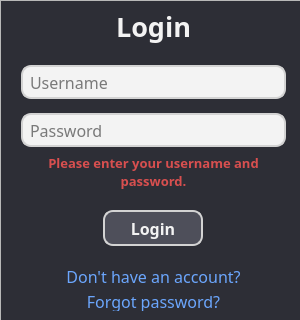
           <widget class="QFrame" name="loginFrame">
            <property name="enabled">
             <bool>true</bool>
            </property>
            <property name="minimumSize">
             <size>
              <width>300</width>
              <height>320</height>
             </size>
            </property>
            <property name="maximumSize">
             <size>
              <width>300</width>
              <height>320</height>
             </size>
            </property>
            <property name="styleSheet">
             <string notr="true">#loginFrame {
	background-color: #2d2e36;
    border: none;
}</string>
            </property>
            <property name="frameShape">
             <enum>QFrame::Shape::StyledPanel</enum>
            </property>
            <property name="frameShadow">
             <enum>QFrame::Shadow::Raised</enum>
            </property>
            <layout class="QGridLayout" name="gridLayout_7">
             <property name="leftMargin">
              <number>0</number>
             </property>
             <property name="topMargin">
              <number>0</number>
             </property>
             <property name="rightMargin">
              <number>0</number>
             </property>
             <property name="bottomMargin">
              <number>0</number>
             </property>
             <property name="spacing">
              <number>0</number>
             </property>
             <item row="0" column="0">
              <widget class="QFrame" name="loginVerticalFrame">
               <property name="enabled">
                <bool>true</bool>
               </property>
               <property name="sizePolicy">
                <sizepolicy hsizetype="Expanding" vsizetype="Expanding">
                 <horstretch>0</horstretch>
                 <verstretch>0</verstretch>
                </sizepolicy>
               </property>
               <property name="minimumSize">
                <size>
                 <width>300</width>
                 <height>320</height>
                </size>
               </property>
               <property name="maximumSize">
                <size>
                 <width>300</width>
                 <height>320</height>
                </size>
               </property>
               <property name="cursor">
                <cursorShape>ArrowCursor</cursorShape>
               </property>
               <property name="styleSheet">
                <string notr="true">#loginVerticalFrame {
	background-color: #2d2e36;
	border: none;
}</string>
               </property>
               <layout class="QVBoxLayout" name="verticalLayout_30">
                <property name="spacing">
                 <number>5</number>
                </property>
                <property name="leftMargin">
                 <number>20</number>
                </property>
                <property name="topMargin">
                 <number>0</number>
                </property>
                <property name="rightMargin">
                 <number>15</number>
                </property>
                <property name="bottomMargin">
                 <number>10</number>
                </property>
                <item>
                 <widget class="QLabel" name="loginLabel">
                  <property name="minimumSize">
                   <size>
                    <width>0</width>
                    <height>50</height>
                   </size>
                  </property>
                  <property name="maximumSize">
                   <size>
                    <width>16777215</width>
                    <height>70</height>
                   </size>
                  </property>
                  <property name="font">
                   <font>
                    <family>Cairo</family>
                    <pointsize>-1</pointsize>
                    <bold>true</bold>
                   </font>
                  </property>
                  <property name="styleSheet">
                   <string notr="true">#loginLabel {
	background-color: #2d2e36;
	color: #f3f3f3;
    font-size: 27px;
    font-family: Cairo;
}</string>
                  </property>
                  <property name="text">
                   <string>Login</string>
                  </property>
                  <property name="alignment">
                   <set>Qt::AlignmentFlag::AlignCenter</set>
                  </property>
                  <property name="margin">
                   <number>0</number>
                  </property>
                 </widget>
                </item>
                <item>
                 <widget class="QFrame" name="loginLineEditsVerticalFrame">
                  <property name="minimumSize">
                   <size>
                    <width>265</width>
                    <height>100</height>
                   </size>
                  </property>
                  <property name="maximumSize">
                   <size>
                    <width>265</width>
                    <height>100</height>
                   </size>
                  </property>
                  <property name="styleSheet">
                   <string notr="true">#loginLineEditsVerticalFrame {
	background-color: #2d2e36;
	border: none;
}</string>
                  </property>
                  <layout class="QVBoxLayout" name="verticalLayout_31">
                   <property name="spacing">
                    <number>5</number>
                   </property>
                   <property name="leftMargin">
                    <number>0</number>
                   </property>
                   <property name="topMargin">
                    <number>0</number>
                   </property>
                   <property name="rightMargin">
                    <number>0</number>
                   </property>
                   <property name="bottomMargin">
                    <number>0</number>
                   </property>
                   <item>
                    <widget class="QLineEdit" name="loginUsernameLineEdit">
                     <property name="sizePolicy">
                      <sizepolicy hsizetype="Expanding" vsizetype="Expanding">
                       <horstretch>0</horstretch>
                       <verstretch>0</verstretch>
                      </sizepolicy>
                     </property>
                     <property name="minimumSize">
                      <size>
                       <width>265</width>
                       <height>34</height>
                      </size>
                     </property>
                     <property name="maximumSize">
                      <size>
                       <width>16777215</width>
                       <height>34</height>
                      </size>
                     </property>
                     <property name="font">
                      <font>
                       <family>Cairo</family>
                       <pointsize>-1</pointsize>
                      </font>
                     </property>
                     <property name="toolTip">
                      <string>&lt;html&gt;&lt;head/&gt;&lt;body&gt;&lt;p&gt;Enter your account username. If you don't have an account you can create one below.&lt;/p&gt;&lt;/body&gt;&lt;/html&gt;</string>
                     </property>
                     <property name="styleSheet">
                      <string notr="true">#loginUsernameLineEdit {
    background-color: #f3f3f3;
    border: 2px solid lightgray;
    border-radius: 10px; 
    padding: 0px 5px;
    color: black;
    font-size: 16px;
    font-family: Cairo;
}</string>
                     </property>
                     <property name="text">
                      <string/>
                     </property>
                     <property name="placeholderText">
                      <string>Username</string>
                     </property>
                    </widget>
                   </item>
                   <item>
                    <widget class="QLineEdit" name="loginPasswordLineEdit">
                     <property name="sizePolicy">
                      <sizepolicy hsizetype="Expanding" vsizetype="Expanding">
                       <horstretch>0</horstretch>
                       <verstretch>0</verstretch>
                      </sizepolicy>
                     </property>
                     <property name="minimumSize">
                      <size>
                       <width>265</width>
                       <height>34</height>
                      </size>
                     </property>
                     <property name="maximumSize">
                      <size>
                       <width>16777215</width>
                       <height>34</height>
                      </size>
                     </property>
                     <property name="font">
                      <font>
                       <family>Cairo</family>
                       <pointsize>-1</pointsize>
                       <bold>false</bold>
                      </font>
                     </property>
                     <property name="toolTip">
                      <string>&lt;html&gt;&lt;head/&gt;&lt;body&gt;&lt;p&gt;Enter your password, if you forgot it you can reset it below.&lt;/p&gt;&lt;/body&gt;&lt;/html&gt;</string>
                     </property>
                     <property name="styleSheet">
                      <string notr="true">#loginPasswordLineEdit {
    background-color: #f3f3f3;
    border: 2px solid lightgray;
    border-radius: 10px;
    padding: 0px 5px;
    color: black;
    font-size: 16px;
    font-family: Cairo;
}

</string>
                     </property>
                     <property name="text">
                      <string/>
                     </property>
                     <property name="echoMode">
                      <enum>QLineEdit::EchoMode::Password</enum>
                     </property>
                     <property name="placeholderText">
                      <string>Password</string>
                     </property>
                    </widget>
                   </item>
                  </layout>
                 </widget>
                </item>
                <item>
                 <widget class="QLabel" name="loginErrorMessageLabel">
                  <property name="sizePolicy">
                   <sizepolicy hsizetype="Expanding" vsizetype="Expanding">
                    <horstretch>0</horstretch>
                    <verstretch>0</verstretch>
                   </sizepolicy>
                  </property>
                  <property name="minimumSize">
                   <size>
                    <width>252</width>
                    <height>20</height>
                   </size>
                  </property>
                  <property name="maximumSize">
                   <size>
                    <width>16777215</width>
                    <height>50</height>
                   </size>
                  </property>
                  <property name="font">
                   <font>
                    <family>Cairo</family>
                    <pointsize>-1</pointsize>
                    <bold>true</bold>
                   </font>
                  </property>
                  <property name="styleSheet">
                   <string notr="true">#loginErrorMessageLabel {
	background-color: #2d2e36;
	color: #d84f4f;
    font-size: 13px;
    font-family: Cairo;
}</string>
                  </property>
                  <property name="text">
                   <string>&lt;html&gt;&lt;head/&gt;&lt;body&gt;&lt;p&gt;Please enter your username and password.&lt;/p&gt;&lt;/body&gt;&lt;/html&gt;</string>
                  </property>
                  <property name="alignment">
                   <set>Qt::AlignmentFlag::AlignCenter</set>
                  </property>
                  <property name="wordWrap">
                   <bool>true</bool>
                  </property>
                  <property name="textInteractionFlags">
                   <set>Qt::TextInteractionFlag::LinksAccessibleByMouse|Qt::TextInteractionFlag::TextSelectableByMouse</set>
                  </property>
                 </widget>
                </item>
                <item>
                 <widget class="QFrame" name="loginButtonFrame">
                  <property name="maximumSize">
                   <size>
                    <width>300</width>
                    <height>70</height>
                   </size>
                  </property>
                  <property name="styleSheet">
                   <string notr="true">#loginButtonFrame {
	background-color: #2d2e36;
}</string>
                  </property>
                  <layout class="QHBoxLayout" name="horizontalLayout_38">
                   <property name="spacing">
                    <number>0</number>
                   </property>
                   <property name="leftMargin">
                    <number>0</number>
                   </property>
                   <property name="topMargin">
                    <number>15</number>
                   </property>
                   <property name="rightMargin">
                    <number>0</number>
                   </property>
                   <property name="bottomMargin">
                    <number>15</number>
                   </property>
                   <item>
                    <widget class="QPushButton" name="loginPushButton">
                     <property name="maximumSize">
                      <size>
                       <width>100</width>
                       <height>36</height>
                      </size>
                     </property>
                     <property name="font">
                      <font>
                       <family>Cairo</family>
                       <pointsize>-1</pointsize>
                       <bold>true</bold>
                      </font>
                     </property>
                     <property name="cursor">
                      <cursorShape>PointingHandCursor</cursorShape>
                     </property>
                     <property name="toolTip">
                      <string>&lt;html&gt;&lt;head/&gt;&lt;body&gt;&lt;p&gt;Log into your account.&lt;/p&gt;&lt;/body&gt;&lt;/html&gt;</string>
                     </property>
                     <property name="styleSheet">
                      <string notr="true">#loginPushButton  {
    background-color: #4e4f5a;
    border: 2px solid lightgray;
    border-radius: 10px;
    padding: 5px;
    color: #f3f3f3;
    font-size: 16px;
    font-family: Cairo;
}

#loginPushButton:hover {
    background-color: #464751; 
	border-color: #d7d7d7;
}

#loginPushButton:pressed {
    background-color: #383840; 
	border-color:#d7d7d7;
}</string>
                     </property>
                     <property name="text">
                      <string>Login</string>
                     </property>
                    </widget>
                   </item>
                  </layout>
                 </widget>
                </item>
                <item>
                 <widget class="QLabel" name="moveToRegisterLabel">
                  <property name="sizePolicy">
                   <sizepolicy hsizetype="Expanding" vsizetype="Expanding">
                    <horstretch>0</horstretch>
                    <verstretch>0</verstretch>
                   </sizepolicy>
                  </property>
                  <property name="minimumSize">
                   <size>
                    <width>250</width>
                    <height>20</height>
                   </size>
                  </property>
                  <property name="maximumSize">
                   <size>
                    <width>16777215</width>
                    <height>20</height>
                   </size>
                  </property>
                  <property name="font">
                   <font>
                    <family>Cairo</family>
                    <pointsize>-1</pointsize>
                    <bold>false</bold>
                   </font>
                  </property>
                  <property name="cursor">
                   <cursorShape>PointingHandCursor</cursorShape>
                  </property>
                  <property name="toolTip">
                   <string>&lt;html&gt;&lt;head/&gt;&lt;body&gt;&lt;p&gt;Register a new account.&lt;/p&gt;&lt;/body&gt;&lt;/html&gt;</string>
                  </property>
                  <property name="styleSheet">
                   <string notr="true">#moveToRegisterLabel {
	background-color: #2d2e36;
	color: #6ba6fd;
    font-size: 16px;
    font-family: Cairo;
}

#moveToRegisterLabel:hover {
	color: #6095e3;
}
</string>
                  </property>
                  <property name="text">
                   <string>Don't have an account?</string>
                  </property>
                  <property name="alignment">
                   <set>Qt::AlignmentFlag::AlignCenter</set>
                  </property>
                 </widget>
                </item>
                <item>
                 <widget class="QLabel" name="moveToForgotPasswordLabel">
                  <property name="sizePolicy">
                   <sizepolicy hsizetype="Expanding" vsizetype="Expanding">
                    <horstretch>0</horstretch>
                    <verstretch>0</verstretch>
                   </sizepolicy>
                  </property>
                  <property name="minimumSize">
                   <size>
                    <width>250</width>
                    <height>20</height>
                   </size>
                  </property>
                  <property name="maximumSize">
                   <size>
                    <width>16777215</width>
                    <height>20</height>
                   </size>
                  </property>
                  <property name="font">
                   <font>
                    <family>Cairo</family>
                    <pointsize>-1</pointsize>
                    <bold>false</bold>
                   </font>
                  </property>
                  <property name="cursor">
                   <cursorShape>PointingHandCursor</cursorShape>
                  </property>
                  <property name="toolTip">
                   <string>&lt;html&gt;&lt;head/&gt;&lt;body&gt;&lt;p&gt;Reset your account password with account email address.&lt;/p&gt;&lt;/body&gt;&lt;/html&gt;</string>
                  </property>
                  <property name="styleSheet">
                   <string notr="true">#moveToForgotPasswordLabel {
	background-color: #2d2e36;
	color: #6ba6fd;
    font-size: 16px;
    font-family: Cairo;
}

#moveToForgotPasswordLabel:hover {
	color: #6095e3;
}
</string>
                  </property>
                  <property name="text">
                   <string>Forgot password?</string>
                  </property>
                  <property name="alignment">
                   <set>Qt::AlignmentFlag::AlignCenter</set>
                  </property>
                 </widget>
                </item>
               </layout>
              </widget>
             </item>
            </layout>
           </widget>
